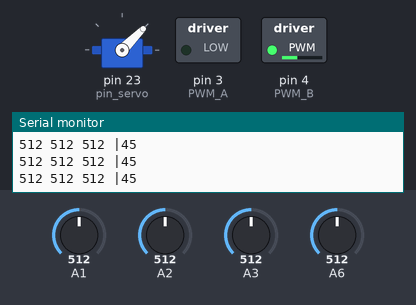
The sketch below on a simulated Arduino Mega 2560, built with avr-gcc and run on an emulated ATmega2560. Shown: servo, switched loads named in the sketch (green lamp = pin HIGH), the last lines printed to the serial monitor. The test bench sets the inputs (shaded band); at power-on: A1 = 512, A3 = 512, A2 = 512, A6 = 512. Pins used as bus, display or sensor lines are not drawn.

Above: at 1.2 s.
1.3 s: A1 set to 522
At 2.4 s:
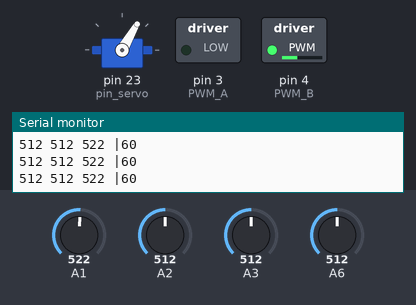
2.9 s: A3 set to 716
At 3.8 s:
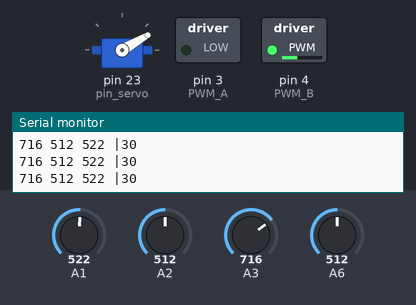
4.4 s: A3 set to 64
At 5.3 s:
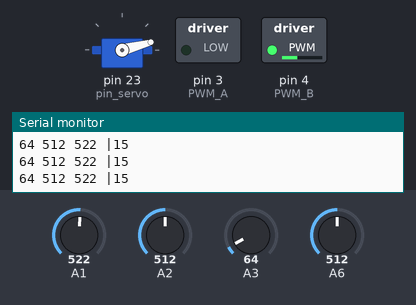
5.9 s: A3 set to 93
7.4 s: A3 set to 109
At 8.0 s:
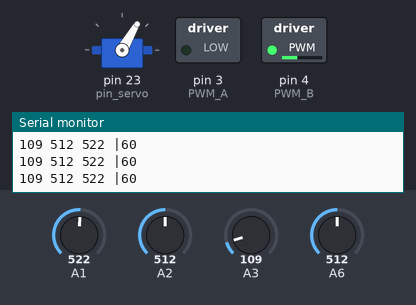
8.9 s: A3 set to 44
At 9.5 s:
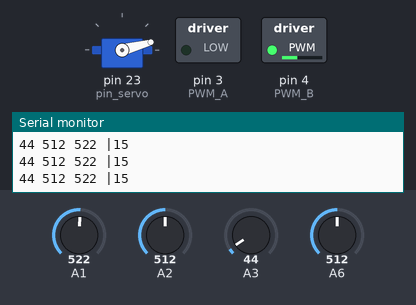
Timing chart, 0 to 11.4 s (numbered marks = the images above; inputs shaded):
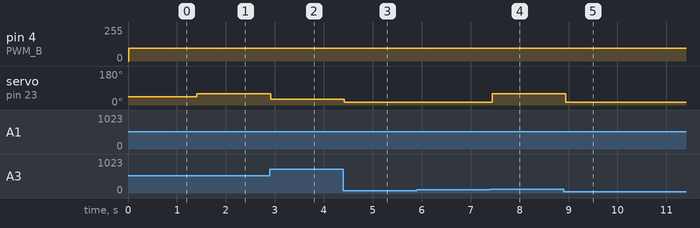

Measured:
- the behaviour switches between 512 and 513 on A1 (found by bisection; images 0 and 1)
- the behaviour switches between 99 and 100 on A3 (found by bisection; images 3 and 4)
- after the input at 1.3 s, servo on pin 23 (pin_servo): 45° → 60° after 0.11 s
- after the input at 2.9 s, servo on pin 23 (pin_servo): 60° → 30° at once
- after the input at 4.4 s, servo on pin 23 (pin_servo): 30° → 15° at once
- after the input at 7.4 s, servo on pin 23 (pin_servo): 15° → 60° at once
- after the input at 8.9 s, servo on pin 23 (pin_servo): 60° → 15° at once

The sketch:

natcar_v1.2.ino
```cpp
#include <Servo.h>

Servo myservo;

/*defining the pins*/
int pin_AO = 22;
int pin_CLK = 20;
int pin_SI = 21;
int pin_servo = 23;
int pixels[128];
int pin_inductor1 = 19;
int pin_inductor2 = 18;
int pin_inductor3 = 17;
int PWM_A = 3;
int PWM_B = 4;

/*constants*/
const int THRESHHOLE = 1;
const int factor1 = 9;
const int factor2 = 9;
const int factor3 = 7;
//const int PWM_scale = 1;
const int servo_scale = 1;

//speeds
const int speed1 = 128;
const int speed2 = 96;
const int speed3 = 64;

//turn angles
const int turnAngle1 = 15;
const int turnAngle2 = 30;

//inductors
const int UPPER = 1;
const int LOWER = 1;

const int max_diff = 70;
int prev_inductor1 = 100;
int prev_inductor2 = 100;
int prev_inductor3 =100;

void setup()
{
  pinMode(PWM_A, OUTPUT);
  pinMode(PWM_B, OUTPUT);
  pinMode(pin_CLK, OUTPUT);
  pinMode(pin_SI,OUTPUT);
  pinMode(pin_AO, INPUT);
  pinMode(pin_servo, OUTPUT);
  Serial.begin(9600);
  myservo.attach(pin_servo);
}

void InitializeSI()
{
  digitalWrite(pin_SI, HIGH);
  digitalWrite(pin_CLK, HIGH);
  digitalWrite(pin_SI, LOW);
  digitalWrite(pin_CLK, LOW);
}

void loop()
{
  InitializeSI();
  for(int i = 0; i < 128; i++)
  {
    digitalWrite(pin_CLK, HIGH);
    pixels[i] = analogRead(pin_AO);
    digitalWrite(pin_CLK, LOW);
  }

  int inductor1 = analogRead(pin_inductor1);
  int inductor2 = analogRead(pin_inductor2);
  int inductor3 = analogRead(pin_inductor3);

  int positionCamera = PosCam(pixels);

  /*if (abs(prev_inductor1-inductor1) > max_diff) inductor1=prev_inductor1;
  else prev_inductor1=inductor1;

  if (abs(prev_inductor2-inductor2) > max_diff) inductor2=prev_inductor2;
  else prev_inductor2=inductor2;

  if (abs(prev_inductor3-inductor3) > max_diff) inductor3=prev_inductor3;
  else prev_inductor3=inductor3;*/

  int positionAFE = PosAFE(inductor1, inductor2, inductor3);
  int s = CalculateSpeed(positionCamera, 0);
  int a = CalculateAngle(positionCamera, positionAFE);

  Serial.print(inductor1);
  Serial.print(" ");
  Serial.print(inductor2);
  Serial.print(" ");
  Serial.print(inductor3);
  Serial.print(" ");
  Serial.print("|");
  Serial.print(a);
  Serial.print("\n");
  MotorControl(s);
  ServoControl(a);
  delay(100);
}

int PosCam(int* pixels)
{
  int head, tail, midpoint;
  int maxDiff = 0;
  int minDiff = 0;
  for(int i = 1; i < 126; i++)
  {
    int diff = pixels[i+1]-pixels[i];
    if(diff >= maxDiff)
    {
      head = i;
      maxDiff = diff;
    }
    if (diff < minDiff)
    {
      tail = i;
      minDiff = diff;
    }
  }
  midpoint = (head + tail)/2;

  if(pixels[midpoint] >= THRESHHOLE) return midpoint;
  else return -1;
}

int PosAFE(int left, int center, int right)
{
  /*
  int pos = 0;
  if((center > left) && (center > right))
  {
    pos = (410.16-center)/40.2;
  }
  else if((left > center) && (left > right))
  {
    pos = ((415 - left)/52)-10;
  }
  else if((right > center) && (right > right))
  {
    pos = ((391 - right)/40)+10;
  }
  else return pos;
  */

  if((center > left) && (center > right)) return 0;
  else if((left > center) && (left > right))
  {
    if(left < 100) return -2;
    else return -1;
  }
  else if((right > center) && (right > left))
  {  if(left < 100) return 2;
     else return 1;
  }
  else return 0;
}

void MotorControl(int s)
{
  analogWrite(PWM_A, 0);
  analogWrite(PWM_B, s);
}

void ServoControl(int angle)
{
  myservo.write(angle);
}

int CalculateSpeed(int PosCam, int PosAFE)
{
  if(!(PosCam >= 54 && PosCam <= 74))
  {
    if(PosAFE == 0) return speed2;
    else return speed3;
  }
  else return speed1;

}

int CalculateAngle(int PosCam, int PosAFE)
{
  int angle = 45;
  switch(PosAFE)
  {
    case -2:
    angle = 45 - turnAngle2;
    break;
    case -1:
    angle = 45 - turnAngle1;
    break;
    case 1:
    angle = 45 + turnAngle1;
    break;
    case 2:
    angle = 45 - turnAngle2;
    break;
  }
  return angle;
}
```
